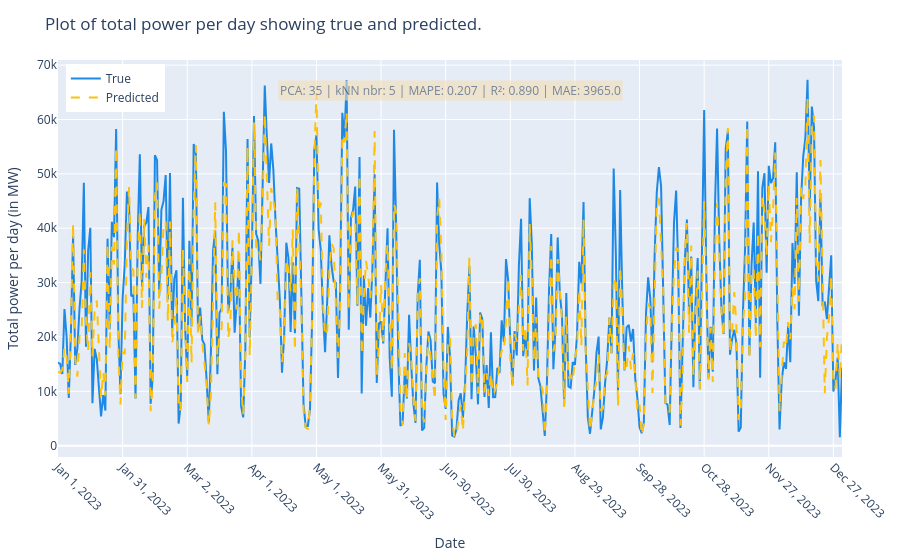

The code cell stored with this chart in its notebook:
### Code cell
knn_test = kNN_Cross_Validation(mode="Testing", days_to_train_on=60)
knn_test.manual_input("2023-01-01",365)
knn_test.run()
print(f"Error Scores: MAPE = {knn_test.mape:.3f}, R² = {knn_test.r2:0.3f}, MAE = {knn_test.mae}.")

### Figure 1 — Plotly figure (JSON) as saved in the notebook; plotly's stock layout.template omitted (floating-point values rounded to 4 significant figures; data arrays with more than 128 entries replaced by an {"elided": "..."} marker saying what was removed)
{"data": [{"line": {"color": "#1E88E5"}, "mode": "lines", "name": "True", "type": "scatter", "x": {"elided": "365 str values"}, "y": {"elided": "365 float values"}}, {"line": {"color": "#FFC107", "dash": "dash"}, "mode": "lines", "name": "Predicted", "type": "scatter", "x": {"elided": "365 str values"}, "y": {"elided": "365 float values"}}], "layout": {"annotations": [{"align": "left", "bgcolor": "wheat", "font": {"size": 12}, "opacity": 0.6, "showarrow": false, "text": "PCA: 35 | kNN nbr: 5 | MAPE: 0.207 | R²: 0.890 | MAE: 3965.0", "x": 0.5, "xref": "paper", "y": 0.95, "yref": "paper"}], "legend": {"x": 0.01, "y": 0.99}, "margin": {"b": 60, "l": 40, "r": 20, "t": 60}, "title": {"text": "Plot of total power per day showing true and predicted."}, "xaxis": {"tickangle": 45, "tickvals": ["2023-01-01T00:00:00", "2023-01-31T00:00:00", "2023-03-02T00:00:00", "2023-04-01T00:00:00", "2023-05-01T00:00:00", "2023-05-31T00:00:00", "2023-06-30T00:00:00", "2023-07-30T00:00:00", "2023-08-29T00:00:00", "2023-09-28T00:00:00", "2023-10-28T00:00:00", "2023-11-27T00:00:00", "2023-12-27T00:00:00"], "title": {"text": "Date"}}, "yaxis": {"title": {"text": "Total power per day (in MW)"}}}}
